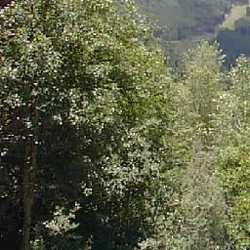
#> input picture main_server/nofire_0097.jpg, 250 x 250 px
$ jupyter execute --allow-errors test.ipynb   (shell and % lines are left out)
#> lines starting #> are read from the running program, lines starting #| are printed output that depends on the picture
### main_server/preprocess.py
import cv2
import numpy as np
from wavelet import w2d

def pre(img):
    scalled_raw_img = cv2.resize(img, (32,32))
    img_har = w2d(img, 'db1', 5)
    scalled_img_har = cv2.resize(img_har, (32,32))
    combined_img = np.vstack((scalled_raw_img.reshape(32*32*3,1),scalled_img_har.reshape(32*32,1)))
    len = 32*32*3 + 32*32
    final = combined_img.reshape(1,len).astype(float)
    return final

# [3 lines that do not run on import are left out]

### main_server/utills.py
from preprocess import pre
import pickle
import cv2

MODEL_PATH = 'random.pkl'

class ff():
    def __init__(self):
        with open(MODEL_PATH, 'rb') as f:
            self.model = pickle.load(f)

    def predict(self, img):
        x = pre(img)
        array = self.model.predict(x)
        return self.tostr(array)

    # [5 lines left out: function tostr, not called in this run]

# [4 lines that do not run on import are left out]

### main_server/test.ipynb
[cell 1]
import pickle
with open('random.pkl', 'rb') as f:
#> (reads main_server/random.pkl from the repository)
    model = pickle.load(f)

[cell 2]
from preprocess import pre
import pickle
import cv2

[cell 3]
original_image = cv2.imread('nofire_0097.jpg')
#> original_image is the input picture: shape (250, 250, 3); mean B, G, R 70.1, 96.5, 93.4
#> (the rest of this cell did not finish here and is left out)

#> in pre, `scalled_raw_img = cv2.resize(img, (32,32))`:
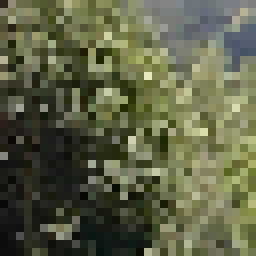
#> scalled_raw_img: shape (32, 32, 3) (shown 8 times larger); mean B, G, R 70.8, 97.2, 94.1
x

#> (a cell that did not finish here is left out)

[cell 5]
import cv2
from utills import ff

[cell 6]
ff = ff()

[cell 7]
img = cv2.imread('fire_0003.jpg')
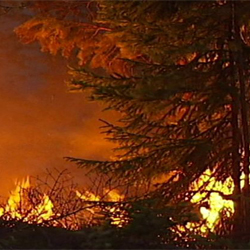
#> input picture main_server/fire_0003.jpg, 250 x 250 px
#> img is the input picture: shape (250, 250, 3); mean B, G, R 15.3, 45.2, 97.4

[cell 8]
ff.predict(img)
#> in pre (call 2), `scalled_raw_img = cv2.resize(img, (32,32))`:
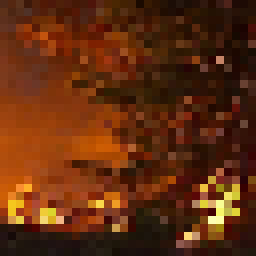
#> scalled_raw_img: shape (32, 32, 3) (shown 8 times larger); mean B, G, R 14.5, 44.6, 96.9
#> (the call stopped at in pre, `img_har = w2d(img, 'db1', 5)`: wavelet is not available in this run)
